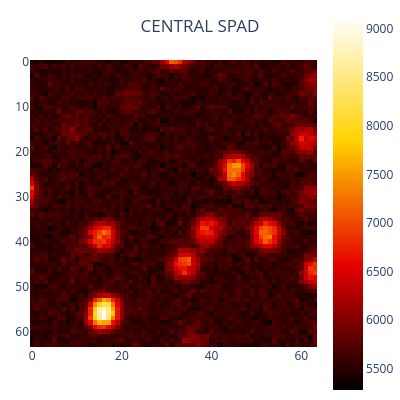

Source (notebook cell):
### Code cell
fig = px.imshow(
    COFOCAL, 
    color_continuous_scale='hot',
    title='CENTRAL SPAD',
)
fig.update_layout(
    margin=dict(l=30, r=0, t=0, b=0),
    width=400,
    height=400,
    title=dict(
        y=0.95,  # move title closer to plot
        x=0.5,   # keep centered
        xanchor='center',
        yanchor='top'
    )
)

fig.show()

### Figure 1 — Plotly figure (JSON) as saved in the notebook; plotly's stock layout.template omitted (floating-point values rounded to 4 significant figures; data arrays with more than 128 entries replaced by an {"elided": "..."} marker saying what was removed)
{"data": [{"coloraxis": "coloraxis", "hovertemplate": "x: %{x}<br>y: %{y}<br>color: %{z}<extra></extra>", "name": "0", "type": "heatmap", "xaxis": "x", "yaxis": "y", "z": {"elided": "64x64 int values"}}], "layout": {"coloraxis": {"colorscale": [[0, "rgb(0,0,0)"], [0.3333, "rgb(230,0,0)"], [0.6667, "rgb(255,210,0)"], [1, "rgb(255,255,255)"]]}, "height": 400, "margin": {"b": 0, "l": 30, "r": 0, "t": 0}, "title": {"text": "CENTRAL SPAD", "x": 0.5, "xanchor": "center", "y": 0.95, "yanchor": "top"}, "width": 400, "xaxis": {"anchor": "y", "constrain": "domain", "domain": [0, 1], "scaleanchor": "y"}, "yaxis": {"anchor": "x", "autorange": "reversed", "constrain": "domain", "domain": [0, 1]}}}
